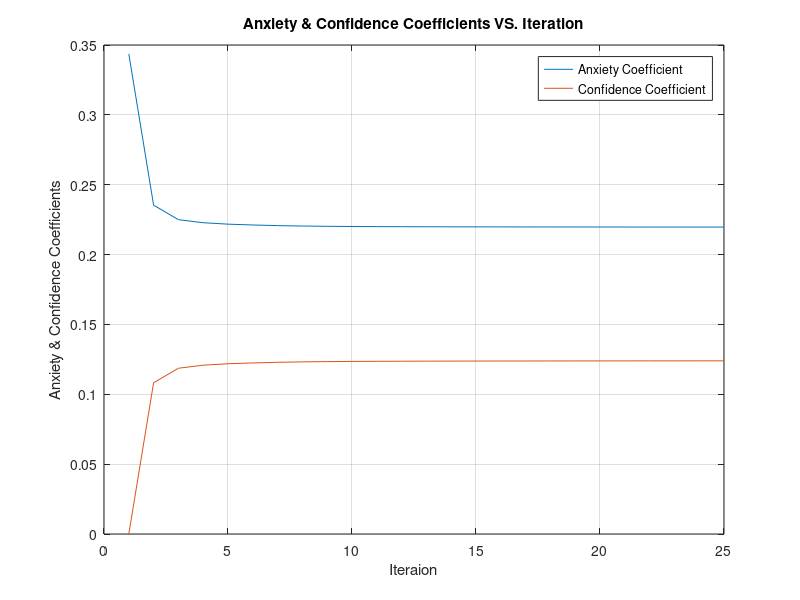
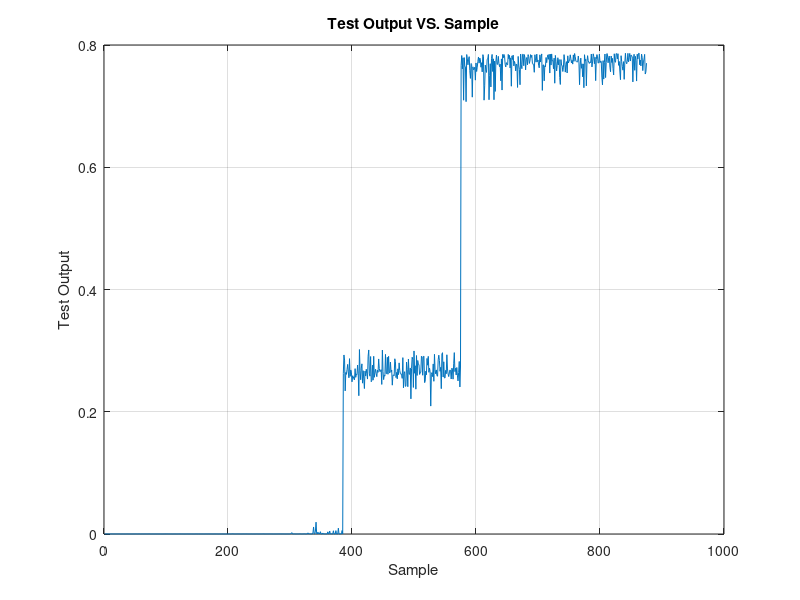

Reproduce these figures in MATLAB, in order.
clc;clear; close all;

load data_train.mat
load data_test.mat

X_train = {  X_train_n , X_train_f16 , X_train_f17 , X_train_f18 } ;
X_test = { X_test_n , X_test_f16 , X_test_f17 , X_test_f18 } ;

ClassNo = size( X_train , 2 ) ;

%%

x_test = [] ;
x_train = [] ;
for i=1:ClassNo
    x_train=[x_train; X_train{i}];
    x_test=[x_test; X_test{i}];
    [n_train(i) ~]=size(X_train{i});
    [n_test(i) ~]=size(X_test{i});
end

Min=min(x_train);
h=max(x_train)-min(x_train);
clear X_train X_test
%%
X_train=((x_train-ones(size(x_train,1),1)*Min)./(ones(size(x_train,1),1)*h))*2-1;
X_test=((x_test-ones(size(x_test,1),1)*Min)./(ones(size(x_test,1),1)*h))*2-1;

T=[];
for i=1:ClassNo
    a=-1+(i-1)*(2/ClassNo);
    m=2/ClassNo;
    T=[T; (m*rand(n_train(i),1)+a)];
end

%%  
[ ~ , in ] = size(X_train) ; 
    
l = 4 ;
alfa = 0.2;
eta = 0.3;
X_b = 1 ;

%% Hidden Layer
W_D = rand(in,l)*0.3 ;
W_Dhb = rand(1,l)*0.3 ;
W_V = rand(in,l)*0.3 ;
W_Vhm = rand(1,l)*0.3 ;

%% Output Layer
W = rand(l,1)*0.3 ;
W_jb = rand(1,1)*0.3 ;
W_jm = rand(1,1)*0.3 ;

%%
W_D_t_1 = zeros(in,l) ;
W_Dhb_t_1 = zeros(1,l) ;
W_V_t_1 = zeros(in,l) ;
W_Vhm_t_1 = zeros(1,l) ;
W_t_1 = zeros(l,1) ;
W_jb_t_1 = zeros(1,1) ;
W_jm_t_1 = zeros(1,1) ;

%%   Pn=S^2*XI
Y_nPAT = 1/in * sum( X_train , 2 );
pn=sum(n_train);
for t=1:25
    if t==1
        k=0;
        mu=1;
    else
        k=K(t-1);
        mu=Mu(t-1);
    end
    
    for p=1:pn
        XI= X_train(p,:) ;
        YI= XI ;

        TP_DhL= YI * W_D ;
        TP_Dhb = X_b * W_Dhb ;
        X_HD = TP_DhL + TP_Dhb ;

        Y_AcP = 1/p * sum( Y_nPAT(1:p,:) ) ;
        TP_VhG = Y_AcP * ones(1,in) * W_V ;
        TP_Vm = Y_AcP * W_Vhm ;   
        X_HV = TP_VhG + TP_Vm ;

        Y_H = 1./(1 + exp( - X_HD - X_HV ));
        TP_jc = Y_H * W ;

        TP_jb = X_b * W_jb ;
        TP_jm = Y_AcP * W_jm ;

        XJ = TP_jc + TP_jb + TP_jm ;

        YJ = 1./( 1 + exp( - XJ ) ) ;

        e(p) = sum( ( T(p,:) - YJ ) .^2 ) ;

        Y_AvPAT = 1/pn * sum( Y_nPAT ) ;

        W_D_t = W_D ;
        W_Dhb_t = W_Dhb ;
        W_V_t = W_V ;
        W_Vhm_t = W_Vhm ;
        W_t = W ;
        W_jb_t = W_jb ;
        W_jm_t = W_jm ;

        delta = YJ .* ( ones(size(YJ)) - YJ ) .* ( T(p,:) - YJ ) ;
        
        W = W + eta *  Y_H' * delta + alfa * ( W - W_t_1 );

        W_jb = W_jb + eta  * delta + alfa * ( W_jb - W_jb_t_1 );

        W_jm = W_jm + mu *  Y_AvPAT * delta + k * ( W_jm - W_jm_t_1 );

        delta_h = Y_H .* ( ones(size(Y_H)) - Y_H ) .* (  delta * W' ) ;

        W_D = W_D + eta *  YI' * delta_h + alfa * ( W_D - W_D_t_1 );

        W_Dhb = W_Dhb + eta * delta_h + alfa * ( W_Dhb - W_Dhb_t_1 );

        W_V = W_V + mu *  ( Y_AvPAT + YI )' * delta_h + k * ( W_V - W_V_t_1 );

        W_Vhm = W_Vhm + mu *  Y_AvPAT * delta_h + k * ( W_Vhm - W_Vhm_t_1 );

        W_D_t_1 = W_D_t ;
        W_Dhb_t_1 = W_Dhb_t ;
        W_V_t_1 = W_V_t ;
        W_Vhm_t_1 = W_Vhm_t ;
        W_t_1 = W_t ;
        W_jb_t_1 = W_jb_t ;
        W_jm_t_1 = W_jm_t ;
        
    end
        
    E(t) = sum( e )/ ( pn * 1 )  ;

    Mu(t) = Y_AvPAT + E(t) ;
    if t==1
        Mu0=Mu;
    end
    K(t) = Mu0 - Mu(t) ;
    
end


%%
figure
plot(Mu)
hold all
plot(K)
hold off
grid on
legend('Anxiety Coefficient','Confidence Coefficient');
title('Anxiety & Confidence Coefficients VS. Iteration')
xlabel('Iteraion')
ylabel('Anxiety & Confidence Coefficients')

%% Test Part
Y_nPAT = 1/in * sum( X_test , 2 );
pn=sum(n_test);
for p=1:pn
    XI= X_test(p,:) ;
    YI= XI ;

    TP_DhL= YI * W_D ;
    TP_Dhb = X_b * W_Dhb ;
    X_HD = TP_DhL + TP_Dhb ;

    Y_AcP = 1/p * sum( Y_nPAT(1:p,:) ) ;
    TP_VhG = Y_AcP * ones(1,in) * W_V ;
    TP_Vm = Y_AcP * W_Vhm ;   
    X_HV = TP_VhG + TP_Vm ;

    Y_H = 1./(1 + exp( - X_HD - X_HV ));
    TP_jc = Y_H * W ;

    TP_jb = X_b * W_jb ;
    TP_jm = Y_AcP * W_jm ;

    XJ = TP_jc + TP_jb + TP_jm ;

    YJ(p,:) = 1./( 1 + exp( - XJ ) ) ;
end
figure
plot(YJ)
grid on
title('Test Output VS. Sample')
xlabel('Sample')
ylabel('Test Output')

for i=1:ClassNo
    a=-1+(i-1)*(2/ClassNo);
    m=2/ClassNo;
    Class_Out(YJ >=a & YJ <= (m+a))=i;
end

for n=1:ClassNo
    C=Class_Out(1:n_test(n));
    Class_Out(1:n_test(n))=[];
    for j=1:ClassNo+1
       Confidence(n,j)=size(C(C==j),2)/n_test(n);
    end
end
Confidence
%%